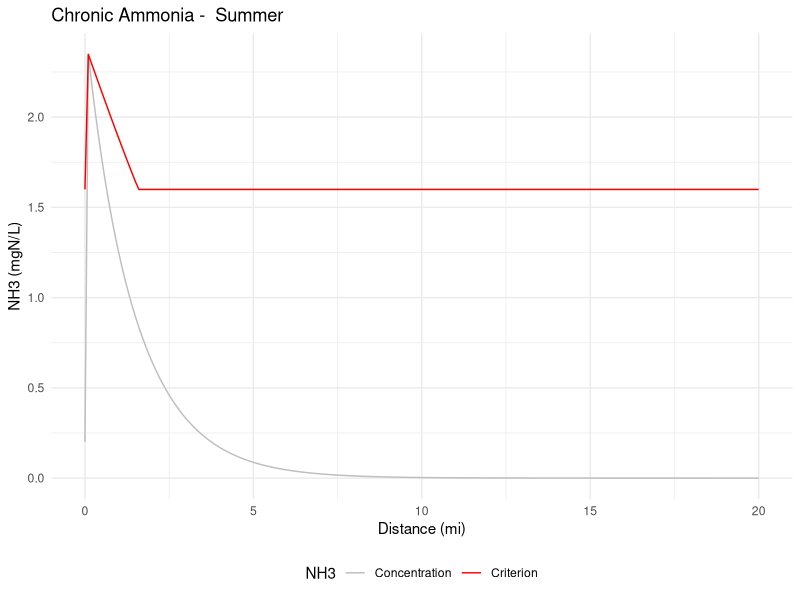
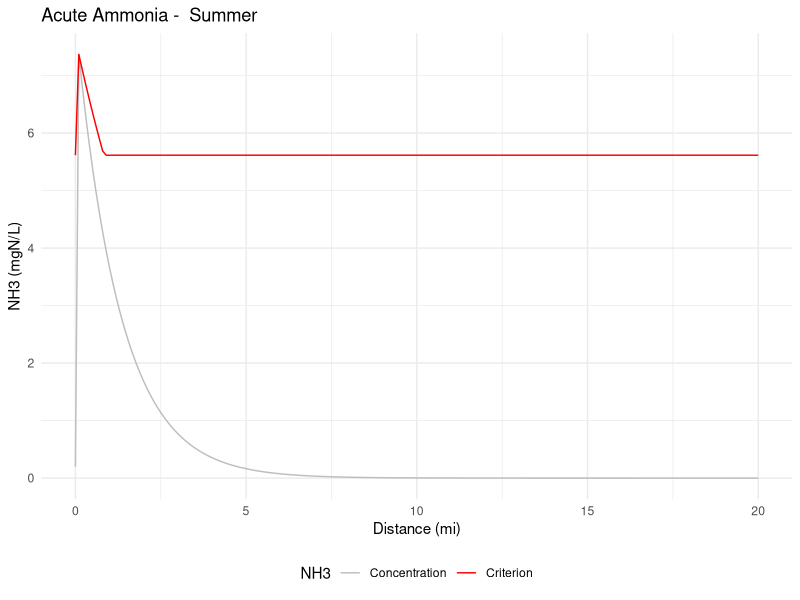

Generate these figures, in order, with R:
## ---- chunk 1
knitr::opts_chunk$set(echo = TRUE)

library(ggplot2)
library(stats)
library(tidyverse)
## ---- chunk 2
# Input data

# Dataframe with sources
columns = c("Source_Name", "Distance_mi", "Source_Season", "Source_Flow_cfs", "Source_WTemp_degC", "Source_pH", "Source_NH3_mgN/l")
ChronicSources <- data.frame(matrix(nrow=0, ncol=length(columns)))
colnames(ChronicSources) <- columns
# Receiving water - Flow, NH3, WTemp, pH
ChronicSources[1,] = list("Upstream Ambient", 0, "Summer", 1.0, 20.0, 8.0, 0.20)
# Effluent - Flow, WTemp, pH
ChronicLimit <- 2.0
ChronicSources[nrow(ChronicSources) + 1,] <- list("WWTP", 0.1, "Summer", 1.0, 22.2, 7.5, ChronicLimit)
# Beneficial use - 3A, 3B, 3C, 3D
# ELS Present - Yes or No
ELSPresent <- "YES"

# Dataframe with sources
columns = c("Source_Name", "Criteria_Type", "Season", "Distance_mi", "Source_Flow_cfs", "Source_WTemp_degC", "Source_pH", "Source_NH3_mgN/l")
Sources <- data.frame(matrix(nrow=0, ncol=length(columns)))
colnames(Sources) <- columns
# Receiving water - Flow, NH3, WTemp, pH
Sources[1,] = list("Upstream Ambient", "Chronic", "Summer", 0, 1.0, 20.0, 8.0, 0.20)
Sources[nrow(Sources) + 1,] = list("Upstream Ambient", "Acute", "Summer", 0, 1.0, 20.0, 8.0, 0.20)
# Effluent - Flow, WTemp, pH
Sources[nrow(Sources) + 1,] <- list("WWTP", "Chronic", "Summer", 0.1, 1.0, 22.2, 7.5, 2.0)
Sources[nrow(Sources) + 1,] <- list("WWTP", "Acute", "Summer", 0.1, 2.0, 25.2, 7.8, 2.0)
# Beneficial use - 3A, 3B, 3C, or 3D
BU <- "3A"
# ELS Present - Yes or No
ELSPresent <- "YES"

# Chronic mix width, %
ChronMix <- 100
# Acute mix width, %
AcuteMix <- 50


## ---- chunk 3
# Model parameters
Dist_Incr_mi <- 0.1 # Downstream distance increment
Dist_Total_mi <- 20.0 # Total distance downstream in receiving water
WTemp_Rebound_Rate <- 0.7 # Temperature rebound rate (C/mi), 0.7 is the default from the AMMTOX Technical Manual
pH_Rebound_Rate <- 0.2 # pH rebound rate (units/mi), 0.2 is the default from the AMMTOX Technical Manual
V_Coeff <- 0.30 # Velocity equation (v=aQ^b) a coefficient
V_Exp <- 0.40 # Velocity equation (v=aQ^b) b coefficient 
Seep_Rate <- 0.00 # Seepage accrual rate (cfs/mi)
Seep_Ammonia <- 0.00 # Seepage ammonia concentration (mg/l)
K3 <- 4.30 # Ammonia removal rate K3 at 20C (/day)
Theta_K3 <- 1.080 # Ammonia removal rate temperature adjustment factor
		
		# FAV, Salmonids Present = 11.23 
		# FAV, Salmonids Absent = 16.80 
		# FAV in use = 16.80: FAV; if(Salmonids Present = Y, FAV, Salmonids Present, if(Salmonids Present = N, FAV, Salmonids Absent, NA))
		# R, acute = 0.00704: R_Acute
		# R, chronic = 0.02320: R_Chronic
		# pHT, acute = 7.204: pHT_Acute
		# pHT, chronic = 7.688: pHT_Chronic
		# B, acute = 6.946: B_Acute: = 1/(R_Acute/(1+10^(pHT_Acute-8))+1/(1+10^(8-pHT_Acute)))
		# B, chronic = 2.913: B_Chronic: = 1/(R_Chronic/(1+10^(pHT_Chronic-8))+1/(1+10^(8-pHT_Chronic)))
		# Fish GMCV (ELS) = 2.85 
		# Fish GMCV (no ELS) = 8.78 
		# Fish GMCV in use in July = 2.85: Fish_GMCV; if(ELS Present = Y, Fish GMCV (ELS), if(ELS Present = N, Fish GMCV (no ELS), NA))
		# invertebrate GMCV = 1.45: Invert_GMCV
		# invertebrate slope = 0.028: Invert_slope
		# invertebrate reference Temp = 25: Invert_Ref_T
		# invertebrate low temp cutoff = 7: Invert_T_Cutoff
		# Adjustment Factor = 0.854: Adjustment_Factor
## ---- chunk 4
# Calculate setpoint - critical pH and water temperature
# AMMTOX Recur Model or inputs

Setpoint_WTemp_degC <- 20.0
Setpoint_pH <- 8.0

## ---- chunk 5
# Functions

# Function to calculate NH3 concentration in receiving water
CalcNH3Conc <- function (PointSourceNH3, Model) {

  # Set ammonia concentration of point source
  Model$`Source_NH3_mgN/l`[2]=PointSourceNH3

  # Calculate mixed ammonia concentration with decay
  Model$`NH3_mgN/L_Initial` <- Model$`Source_NH3_mgN/l`
  Model$`NH3Decay_mgN/L` <- 0
  Model$`NH3_mgN/L_Final` <- Model$`Source_NH3_mgN/l`
  for(i in 2:nrow(Model)){
    Model$`NH3_mgN/L_Initial`[i] <- (Model$Source_Flow_cfs[i] * Model$`Source_NH3_mgN/l`[i] + 
                                              Model$Flow_cfs[i-1] * Model$`NH3_mgN/L_Final`[i-1])/Model$Flow_cfs[i]
    Model$`NH3Decay_mgN/L`[i] <- Model$`NH3_mgN/L_Initial`[i]*(1-exp(-Model$`K3T_/d`[i]*Model$TravelTime_day[i]))
    Model$`NH3_mgN/L_Final`[i] <- max(Model$`NH3_mgN/L_Initial`[i]-Model$`NH3Decay_mgN/L`[i],0)
    }
  Model$DeltaNH3 <- Model$`NH3_mgN/L_Final` - Model$`Criterion_NH3_mgN/L`
  MaxDeltaNH3 <- max(Model$DeltaNH3[2:nrow(Model)])
  return(MaxDeltaNH3)
}

# Goal seek to determine ammonia limits
# Function for optimize to determine NH3 limit
CalcLim <- function(PointSourceNH3, Target=0) {
  abs(CalcNH3Conc(PointSourceNH3, Model) - Target)
}

# Function to calculate NH3 concentration with point source NH3 limit specified
CalcMod <- function (PointSourceNH3, Model) {

  # Set ammonia concentration of point source
  Model$`Source_NH3_mgN/l`[2]=PointSourceNH3

  # Calculate mixed ammonia concentration with decay
  Model$`NH3_mgN/L_Initial` <- Model$`Source_NH3_mgN/l`
  Model$`NH3Decay_mgN/L` <- 0
  Model$`NH3_mgN/L_Final` <- Model$`Source_NH3_mgN/l`
  for(i in 2:nrow(Model)){
    Model$`NH3_mgN/L_Initial`[i] <- (Model$Source_Flow_cfs[i] * Model$`Source_NH3_mgN/l`[i] + 
                                              Model$Flow_cfs[i-1] * Model$`NH3_mgN/L_Final`[i-1])/Model$Flow_cfs[i]
    Model$`NH3Decay_mgN/L`[i] <- Model$`NH3_mgN/L_Initial`[i]*(1-exp(-Model$`K3T_/d`[i]*Model$TravelTime_day[i]))
    Model$`NH3_mgN/L_Final`[i] <- max(Model$`NH3_mgN/L_Initial`[i]-Model$`NH3Decay_mgN/L`[i],0)
    }
  Model$DeltaNH3 <- Model$`NH3_mgN/L_Final` - Model$`Criterion_NH3_mgN/L`
  return(Model)
}

# Function fo plot NH3 concentration
PlotLimits <- function(Model) {
  ggplot(Model, aes(Distance_mi, `NH3_mgN/L_Final`, color="Concentration")) +
    geom_line() +
    geom_line(aes(Distance_mi, `Criterion_NH3_mgN/L`, color="Criterion")) +
    ylab("NH3 (mgN/L)") +
    xlab("Distance (mi)") +
    ggtitle(paste(Model$Criteria_Type[1], "Ammonia - ", Model$Season[1])) +
    labs(color="NH3") +
    scale_color_manual(values=c("grey", "red")) +
    theme_minimal() +
    theme(legend.position="bottom")
}

## ---- chunk 6
# Mass balance mixing analysis 
# AMMTOX Reach Model
# Chronic limits
ChronicModel <- data.frame(row.names = 1:201)
ChronicModel <- ChronicModel %>%
  mutate(Reach = seq(0, 200, by=1),
         Distance_mi = seq(0, Dist_Total_mi, by=Dist_Incr_mi),
         Criteria_Type="Chronic",
         Season="Summer")
# Merge Sources
ChronicModel <- merge(ChronicModel, Sources, by = c("Criteria_Type", "Season", "Distance_mi"), all.x = TRUE)

# Add seepage conditions?

# Add beneficial use and ELS presence
ChronicModel$BeneficialUse <- BU
ChronicModel$ELSPresent <- ELSPresent

# Mass balance mixing analysis
# Calculate flow and travel time
ChronicModel <- ChronicModel %>%
  replace(is.na(.), 0) %>%
  mutate(Flow_cfs = cumsum(replace_na(Source_Flow_cfs,0)),
         Velocity_fps=V_Coeff*Flow_cfs^V_Exp,
         TravelTime_day=5280*0.1/Velocity_fps/86400)
         
# Calculate water temperature and pH rebound
ChronicModel <- ChronicModel %>%
  mutate(Rebound_WTemp_degC = WTemp_Rebound_Rate * Dist_Incr_mi,
         Rebound_pH = pH_Rebound_Rate * Dist_Incr_mi)

# Calculate mixed water temperature with rebound
ChronicModel$WTemp_degC <- ChronicModel$Source_WTemp_degC
for(i in 2:nrow(ChronicModel)){
  ChronicModel$WTemp_degC[i] <- (ChronicModel$Source_Flow_cfs[i] * ChronicModel$Source_WTemp_degC[i] + 
                                   ChronicModel$Flow_cfs[i-1] * ChronicModel$WTemp_degC[i-1])/ChronicModel$Flow_cfs[i]
  ChronicModel$WTemp_degC[i] <- ifelse(ChronicModel$WTemp_degC[i] < Setpoint_WTemp_degC,
                                  min(ChronicModel$WTemp_degC[i] + ChronicModel$Rebound_WTemp_degC[i], Setpoint_WTemp_degC),
                                  max(ChronicModel$WTemp_degC[i] - ChronicModel$Rebound_WTemp_degC[i], Setpoint_WTemp_degC))
}

# Calculate mixed pH with rebound
ChronicModel$pH <- ChronicModel$Source_pH
for(i in 2:nrow(ChronicModel)){
  ChronicModel$pH[i] <- -log10((ChronicModel$Source_Flow_cfs[i] * 10^(-ChronicModel$Source_pH[i]) + 
                                   ChronicModel$Flow_cfs[i-1] * 10^(-ChronicModel$pH[i-1]))/ChronicModel$Flow_cfs[i])

  ChronicModel$pH[i] <- ifelse(ChronicModel$pH[i] < Setpoint_pH,
                               min(ChronicModel$pH[i] + ChronicModel$Rebound_pH[i], Setpoint_pH),
                               max(ChronicModel$pH[i] - ChronicModel$Rebound_pH[i], Setpoint_pH))
}

# Calculate water temperature corrected ammonia decay rate
ChronicModel <- ChronicModel %>%
  mutate(`K3T_/d`=K3*Theta_K3^(WTemp_degC-20))

# Calculate ammonia criterion
ChronicModel <- ChronicModel %>%
  mutate(`Criterion_NH3_mgN/L`=ifelse(ELSPresent=="YES",
                                      (0.0577/(1+10^(7.688-pH))+2.487/(1+10^(pH-7.688)))*min(2.85, 1.45*10^(0.028*(25-WTemp_degC))),
                                      (0.0577/(1+10^(7.688-pH))+2.487/(1+10^(pH-7.688)))*1.45*10^(0.028*(25-max(WTemp_degC, 7)))))

# ChronicModel$`Criterion_NH3_mgN/L` <- ifelse(ChronicModel$ELSPresent=="YES",
#                                       (0.0577/(1+10^(7.688-ChronicModel$pH))+2.487/(1+10^(ChronicModel$pH-7.688)))*min(2.85, 1.45*10^(0.028*(25-ChronicModel$WTemp_degC))),
#                                     (0.0577/(1+10^(7.688-ChronicModel$pH))+2.487/(1+10^(ChronicModel$pH-7.688)))*1.45*10^(0.028*(25-max(ChronicModel$WTemp_degC, 7))))

# # Calculate mixed ammonia concentration with decay
# ChronicModel$`NH3_mgN/L_Initial` <- ChronicModel$`Source_NH3_mgN/l`
# ChronicModel$`NH3Decay_mgN/L` <- 0
# ChronicModel$`NH3_mgN/L_Final` <- ChronicModel$`Source_NH3_mgN/l`
# for(i in 2:nrow(ChronicModel)){
#   ChronicModel$`NH3_mgN/L_Initial`[i] <- (ChronicModel$Source_Flow_cfs[i] * ChronicModel$`Source_NH3_mgN/l`[i] + 
#                                    ChronicModel$Flow_cfs[i-1] * ChronicModel$`NH3_mgN/L_Final`[i-1])/ChronicModel$Flow_cfs[i]
#   ChronicModel$`NH3Decay_mgN/L`[i] <- ChronicModel$`NH3_mgN/L_Initial`[i]*(1-exp(-ChronicModel$`K3T_/d`[i]*ChronicModel$TravelTime_day[i]))
#   ChronicModel$`NH3_mgN/L_Final`[i] <- max(ChronicModel$`NH3_mgN/L_Initial`[i]-ChronicModel$`NH3Decay_mgN/L`[i],0) 
# }
# ChronicModel$DeltaNH3 <- ChronicModel$`NH3_mgN/L_Final` - ChronicModel$`Criterion_NH3_mgN/L`
# MinDeltaNH3 <- min(abs(ChronicModel$DeltaNH3[2:nrow(ChronicModel)]))

# Calculate chronic limits
Model <- ChronicModel
ChronicLimit <- optimize(CalcLim, lower=0.1, upper=100, tol=0.01)

# Calculate NH3 concentration
ChronicModel <- CalcMod(PointSourceNH3=ChronicLimit[[1]], Model=ChronicModel)

# Plot NH3
PlotLimits(Model=ChronicModel)

#write.csv(ChronicModel, "Output/ChronicModel.csv", row.names = FALSE)

## ---- chunk 7
# Mass balance mixing analysis 
# AMMTOX Reach Model
# Acute limits
AcuteModel <- ChronicModel %>%
  dplyr::select(Reach, BeneficialUse, ELSPresent, Distance_mi) %>%
  mutate(Criteria_Type="Acute",
         Season="Summer")
# Merge Sources
AcuteModel <- merge(AcuteModel, Sources, by = c("Criteria_Type", "Season", "Distance_mi"), all.x = TRUE)

# Add seepage conditions?

# Mass balance mixing analysis
# Calculate flow and travel time
AcuteModel <- AcuteModel %>%
  replace(is.na(.), 0) %>%
  mutate(Flow_cfs = cumsum(replace_na(Source_Flow_cfs,0)),
         Velocity_fps=V_Coeff*Flow_cfs^V_Exp,
         TravelTime_day=5280*0.1/Velocity_fps/86400)

# Adjust flow for acute mix width
AcuteModel$Source_Flow_cfs[1] <- AcuteModel$Source_Flow_cfs[1]*AcuteMix/100
AcuteModel$Flow_cfs <- cumsum(AcuteModel$Source_Flow_cfs)
         
# Calculate water temperature and pH rebound
AcuteModel <- AcuteModel %>%
  mutate(Rebound_WTemp_degC = WTemp_Rebound_Rate * Dist_Incr_mi,
         Rebound_pH = pH_Rebound_Rate * Dist_Incr_mi)

# Calculate mixed water temperature with rebound
AcuteModel$WTemp_degC <- AcuteModel$Source_WTemp_degC
for(i in 2:nrow(AcuteModel)){
  AcuteModel$WTemp_degC[i] <- (AcuteModel$Source_Flow_cfs[i] * AcuteModel$Source_WTemp_degC[i] + 
                                 AcuteModel$Flow_cfs[i-1] * AcuteModel$WTemp_degC[i-1])/AcuteModel$Flow_cfs[i]
  ChronicModel$WTemp_degC[i] <- ifelse(AcuteModel$WTemp_degC[i] < Setpoint_WTemp_degC,
                                  min(AcuteModel$WTemp_degC[i] + AcuteModel$Rebound_WTemp_degC[i], Setpoint_WTemp_degC),
                                  max(AcuteModel$WTemp_degC[i] - AcuteModel$Rebound_WTemp_degC[i], Setpoint_WTemp_degC))
}

# Calculate mixed pH with rebound
AcuteModel$pH <- AcuteModel$Source_pH
for(i in 2:nrow(AcuteModel)){
  AcuteModel$pH[i] <- -log10((AcuteModel$Source_Flow_cfs[i] * 10^(-AcuteModel$Source_pH[i]) + 
                                   AcuteModel$Flow_cfs[i-1] * 10^(-AcuteModel$pH[i-1]))/AcuteModel$Flow_cfs[i])

  AcuteModel$pH[i] <- ifelse(AcuteModel$pH[i] < Setpoint_pH,
                               min(AcuteModel$pH[i] + AcuteModel$Rebound_pH[i], Setpoint_pH),
                               max(AcuteModel$pH[i] - AcuteModel$Rebound_pH[i], Setpoint_pH))
}

# Calculate water temperature corrected ammonia decay rate
AcuteModel <- AcuteModel %>%
  mutate(`K3T_/d`=K3*Theta_K3^(WTemp_degC-20))

# Calculate ammonia criterion
AcuteModel <- AcuteModel %>%
  mutate(`Criterion_NH3_mgN/L`=ifelse(BeneficialUse=="3A",
                                      0.275/(1+10^(7.204-pH))+39/(1+10^(pH-7.204)),
                                      0.411/(1+10^(7.204-pH))+(58.4/(1+10^(pH-7.204)))))

# Calculate acute limits
Model <- AcuteModel
AcuteLims <- optimize(CalcLim, lower=0.1, upper=100, tol=0.01)

# Calculate NH3 concentration
AcuteModel <- CalcMod(PointSourceNH3=AcuteLims[[1]], Model=AcuteModel)

print(AcuteLims[[1]])

# Plot NH3
PlotLimits(Model=AcuteModel)

#write.csv(ChronicModel, "Output/ChronicModel.csv", row.names = FALSE)

